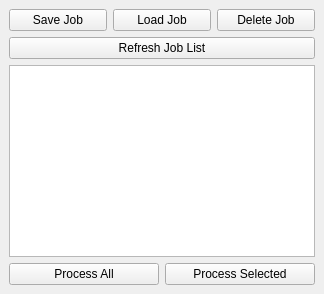
  <widget class="QDockWidget" name="jobManagerDockWidget">
   <property name="minimumSize">
    <size>
     <width>324</width>
     <height>230</height>
    </size>
   </property>
   <property name="windowTitle">
    <string>Job Manager</string>
   </property>
   <property name="features">
    <set>QDockWidget::DockWidgetFeature::DockWidgetFloatable|QDockWidget::DockWidgetFeature::DockWidgetMovable</set>
   </property>
   <attribute name="dockWidgetArea">
    <number>1</number>
   </attribute>
   <widget class="QWidget" name="dockWidgetContents_JobManager">
    <layout class="QVBoxLayout" name="verticalLayout_JobManager">
     <item>
      <layout class="QHBoxLayout" name="jobControlLayout">
       <item>
        <widget class="QPushButton" name="addJobButton">
         <property name="text">
          <string>Save Job</string>
         </property>
        </widget>
       </item>
       <item>
        <widget class="QPushButton" name="loadJobButton">
         <property name="text">
          <string>Load Job</string>
         </property>
        </widget>
       </item>
       <item>
        <widget class="QPushButton" name="deleteJobButton">
         <property name="text">
          <string>Delete Job</string>
         </property>
        </widget>
       </item>
      </layout>
     </item>
     <item>
      <widget class="QPushButton" name="refreshJobListButton">
       <property name="text">
        <string>Refresh Job List</string>
       </property>
      </widget>
     </item>
     <item>
      <widget class="QListWidget" name="jobQueueList">
       <property name="sortingEnabled">
        <bool>true</bool>
       </property>
      </widget>
     </item>
     <item>
      <layout class="QHBoxLayout" name="processControlLayout">
       <item>
        <widget class="QPushButton" name="buttonProcessAll">
         <property name="text">
          <string>Process All</string>
         </property>
        </widget>
       </item>
       <item>
        <widget class="QPushButton" name="buttonProcessSelected">
         <property name="text">
          <string>Process Selected</string>
         </property>
        </widget>
       </item>
      </layout>
     </item>
    </layout>
   </widget>
  </widget>
